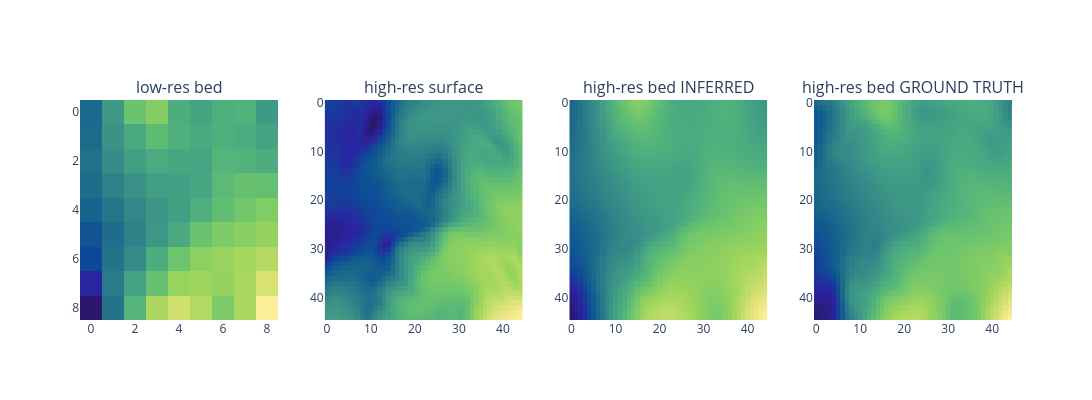

The code cell stored with this chart in its notebook:
### Code cell
fig = make_subplots(rows = 1, cols = 4,
                    subplot_titles = ("low-res bed", "high-res surface", "high-res bed INFERRED", "high-res bed GROUND TRUTH"))

fig.add_trace(go.Heatmap(z = lr_scene_bed_tensor_norm.squeeze(), 
                           colorscale = 'haline', zmin = 0, zmax = 1),
                           row = 1, col = 1)

fig.add_trace(go.Heatmap(z = hr_scene_sur_tensor_norm.squeeze(), 
                           colorscale = 'haline', zmin = 0, zmax = 1),
                           row = 1, col = 2)

# Inference
fig.add_trace(go.Heatmap(z = minmax_normalise_tensor(hr_bed_inf_2D), 
                           colorscale = 'haline', zmin = 0, zmax = 1),
                           row = 1, col = 3)

fig.add_trace(go.Heatmap(z = hr_scene_bed_tensor_norm.squeeze(), 
                           colorscale = 'haline', zmin = 0, zmax = 1),
                           row = 1, col = 4)

# Use difference instead
# fig.add_trace(go.Heatmap(z = hr_scene_bed_tensor_norm.squeeze() - hr_bed_inf_2D, 
#                           colorscale = 'haline', zmin = 0, zmax = 1),
#                           row = 1, col = 4)

fig.update_layout(autosize = False, height = 400, width = 1200)
fig.update_layout(plot_bgcolor = 'rgba(0,0,0,0)')
# matrix style
fig.update_yaxes(autorange = "reversed")
fig.update_traces(showscale = False)
fig.show()

### Figure 1 — Plotly figure (JSON) as saved in the notebook; plotly's stock layout.template omitted (floating-point values rounded to 4 significant figures; data arrays with more than 128 entries replaced by an {"elided": "..."} marker saying what was removed)
{"data": [{"colorscale": [[0, "rgb(41, 24, 107)"], [0.09091, "rgb(42, 35, 160)"], [0.1818, "rgb(15, 71, 153)"], [0.2727, "rgb(18, 95, 142)"], [0.3636, "rgb(38, 116, 137)"], [0.4545, "rgb(53, 136, 136)"], [0.5455, "rgb(65, 157, 133)"], [0.6364, "rgb(81, 178, 124)"], [0.7273, "rgb(111, 198, 107)"], [0.8182, "rgb(160, 214, 91)"], [0.9091, "rgb(212, 225, 112)"], [1, "rgb(253, 238, 153)"]], "showscale": false, "type": "heatmap", "xaxis": "x", "yaxis": "y", "z": [[0.3154, 0.5338, 0.712, 0.767, 0.6153, 0.5729, 0.6189, 0.6375, 0.5323], [0.3214, 0.5013, 0.5916, 0.6766, 0.6288, 0.5962, 0.626, 0.6083, 0.5698], [0.3481, 0.4689, 0.5554, 0.6047, 0.587, 0.5759, 0.6463, 0.6387, 0.6143], [0.3338, 0.4199, 0.4925, 0.5508, 0.5564, 0.5798, 0.6698, 0.6996, 0.694], [0.2928, 0.3697, 0.4505, 0.5127, 0.5525, 0.617, 0.6847, 0.7338, 0.7592], [0.2289, 0.3324, 0.4276, 0.5131, 0.5994, 0.7122, 0.757, 0.7751, 0.7986], [0.1865, 0.3589, 0.4648, 0.6135, 0.7178, 0.7806, 0.8007, 0.8252, 0.8524], [0.09474, 0.3899, 0.5655, 0.7004, 0.8041, 0.8146, 0.7969, 0.836, 0.9155], [0, 0.3608, 0.6464, 0.8384, 0.9005, 0.8503, 0.7496, 0.8297, 1]], "zmax": 1, "zmin": 0}, {"colorscale": [[0, "rgb(41, 24, 107)"], [0.09091, "rgb(42, 35, 160)"], [0.1818, "rgb(15, 71, 153)"], [0.2727, "rgb(18, 95, 142)"], [0.3636, "rgb(38, 116, 137)"], [0.4545, "rgb(53, 136, 136)"], [0.5455, "rgb(65, 157, 133)"], [0.6364, "rgb(81, 178, 124)"], [0.7273, "rgb(111, 198, 107)"], [0.8182, "rgb(160, 214, 91)"], [0.9091, "rgb(212, 225, 112)"], [1, "rgb(253, 238, 153)"]], "showscale": false, "type": "heatmap", "xaxis": "x2", "yaxis": "y2", "z": {"elided": "45x45 float values"}, "zmax": 1, "zmin": 0}, {"colorscale": [[0, "rgb(41, 24, 107)"], [0.09091, "rgb(42, 35, 160)"], [0.1818, "rgb(15, 71, 153)"], [0.2727, "rgb(18, 95, 142)"], [0.3636, "rgb(38, 116, 137)"], [0.4545, "rgb(53, 136, 136)"], [0.5455, "rgb(65, 157, 133)"], [0.6364, "rgb(81, 178, 124)"], [0.7273, "rgb(111, 198, 107)"], [0.8182, "rgb(160, 214, 91)"], [0.9091, "rgb(212, 225, 112)"], [1, "rgb(253, 238, 153)"]], "showscale": false, "type": "heatmap", "xaxis": "x3", "yaxis": "y3", "z": {"elided": "45x45 float values"}, "zmax": 1, "zmin": 0}, {"colorscale": [[0, "rgb(41, 24, 107)"], [0.09091, "rgb(42, 35, 160)"], [0.1818, "rgb(15, 71, 153)"], [0.2727, "rgb(18, 95, 142)"], [0.3636, "rgb(38, 116, 137)"], [0.4545, "rgb(53, 136, 136)"], [0.5455, "rgb(65, 157, 133)"], [0.6364, "rgb(81, 178, 124)"], [0.7273, "rgb(111, 198, 107)"], [0.8182, "rgb(160, 214, 91)"], [0.9091, "rgb(212, 225, 112)"], [1, "rgb(253, 238, 153)"]], "showscale": false, "type": "heatmap", "xaxis": "x4", "yaxis": "y4", "z": {"elided": "45x45 float values"}, "zmax": 1, "zmin": 0}], "layout": {"annotations": [{"font": {"size": 16}, "showarrow": false, "text": "low-res bed", "x": 0.1062, "xanchor": "center", "xref": "paper", "y": 1, "yanchor": "bottom", "yref": "paper"}, {"font": {"size": 16}, "showarrow": false, "text": "high-res surface", "x": 0.3688, "xanchor": "center", "xref": "paper", "y": 1, "yanchor": "bottom", "yref": "paper"}, {"font": {"size": 16}, "showarrow": false, "text": "high-res bed INFERRED", "x": 0.6313, "xanchor": "center", "xref": "paper", "y": 1, "yanchor": "bottom", "yref": "paper"}, {"font": {"size": 16}, "showarrow": false, "text": "high-res bed GROUND TRUTH", "x": 0.8938, "xanchor": "center", "xref": "paper", "y": 1, "yanchor": "bottom", "yref": "paper"}], "autosize": false, "height": 400, "plot_bgcolor": "rgba(0,0,0,0)", "width": 1200, "xaxis": {"anchor": "y", "domain": [0, 0.2125]}, "xaxis2": {"anchor": "y2", "domain": [0.2625, 0.475]}, "xaxis3": {"anchor": "y3", "domain": [0.525, 0.7375]}, "xaxis4": {"anchor": "y4", "domain": [0.7875, 1]}, "yaxis": {"anchor": "x", "autorange": "reversed", "domain": [0, 1]}, "yaxis2": {"anchor": "x2", "autorange": "reversed", "domain": [0, 1]}, "yaxis3": {"anchor": "x3", "autorange": "reversed", "domain": [0, 1]}, "yaxis4": {"anchor": "x4", "autorange": "reversed", "domain": [0, 1]}}}
